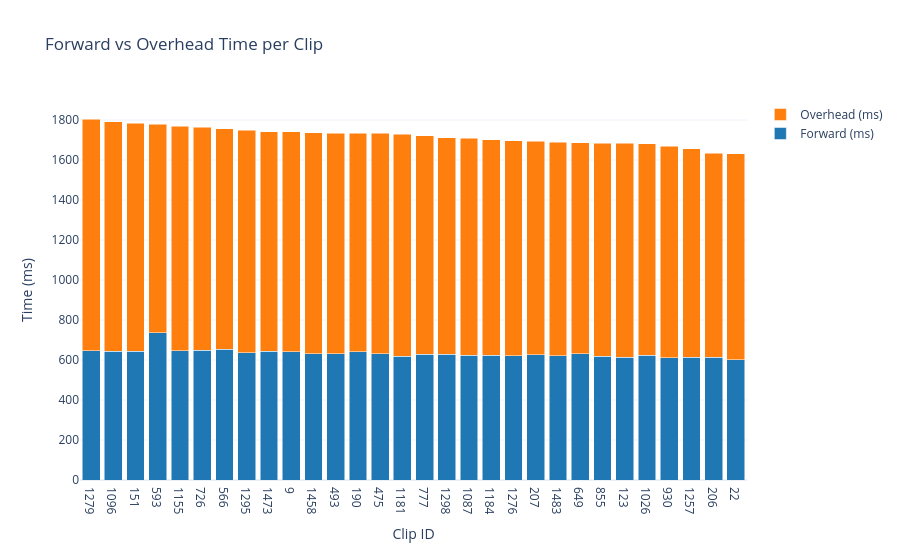

Notebook cell for this chart:
### Code cell
# Stacked bars: forward vs overhead time per clip
stack_df = df.copy()
stack_df = stack_df.sort_values("total_wall_s", ascending=False)
fig = go.Figure()
fig.add_bar(name="Forward (ms)", x=stack_df["id"], y=stack_df["total_forward_ms"], marker_color="#1f77b4")
fig.add_bar(name="Overhead (ms)", x=stack_df["id"], y=stack_df["overhead_ms"], marker_color="#ff7f0e")
fig.update_layout(
    barmode="stack",
    title="Forward vs Overhead Time per Clip",
    xaxis_title="Clip ID",
    yaxis_title="Time (ms)",
    template="plotly_white",
)
fig.show()

fig.write_html(out_dir / "forward_vs_overhead.html")
try:
    fig.write_image(out_dir / "forward_vs_overhead.png", scale=2)
except Exception:
    pass

### Figure 1 — Plotly figure (JSON) as saved in the notebook; plotly's stock layout.template omitted (floating-point values rounded to 4 significant figures)
{"data": [{"marker": {"color": "#1f77b4"}, "name": "Forward (ms)", "type": "bar", "x": ["1279", "1096", "151", "593", "1155", "726", "566", "1295", "1473", "9", "1458", "493", "190", "475", "1181", "777", "1298", "1087", "1184", "1276", "207", "1483", "649", "855", "123", "1026", "930", "1257", "206", "22"], "y": [646.8, 644.6, 644.9, 736.1, 646.9, 649.0, 652.6, 637.1, 642.8, 641.1, 630.5, 631.8, 641.0, 631.1, 618.1, 627.7, 628.1, 622.7, 623.0, 620.3, 626.4, 621.5, 631.6, 618.0, 614.7, 623.2, 611.3, 613.2, 614.9, 600.8]}, {"marker": {"color": "#ff7f0e"}, "name": "Overhead (ms)", "type": "bar", "x": ["1279", "1096", "151", "593", "1155", "726", "566", "1295", "1473", "9", "1458", "493", "190", "475", "1181", "777", "1298", "1087", "1184", "1276", "207", "1483", "649", "855", "123", "1026", "930", "1257", "206", "22"], "y": [1158.0, 1147.0, 1139.0, 1044.0, 1122.0, 1115.0, 1103.0, 1113.0, 1099.0, 1100.0, 1106.0, 1103.0, 1094.0, 1103.0, 1112.0, 1093.0, 1084.0, 1087.0, 1078.0, 1076.0, 1067.0, 1069.0, 1055.0, 1065.0, 1068.0, 1059.0, 1058.0, 1044.0, 1019.0, 1030.0]}], "layout": {"barmode": "stack", "title": {"text": "Forward vs Overhead Time per Clip"}, "xaxis": {"title": {"text": "Clip ID"}}, "yaxis": {"title": {"text": "Time (ms)"}}}}
